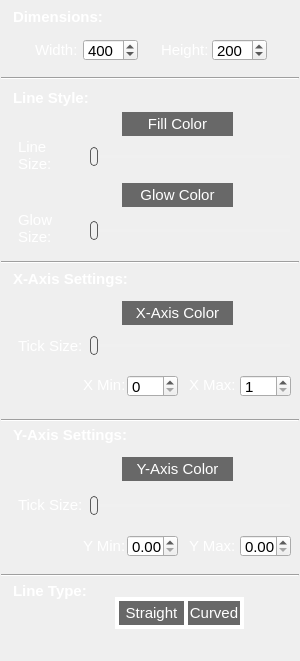
    <widget class="QGroupBox" name="groupBox_LineOverlay">
     <property name="enabled">
      <bool>true</bool>
     </property>
     <property name="geometry">
      <rect>
       <x>10</x>
       <y>50</y>
       <width>300</width>
       <height>661</height>
      </rect>
     </property>
     <property name="font">
      <font>
       <pointsize>11</pointsize>
      </font>
     </property>
     <property name="styleSheet">
      <string notr="true">QGroupBox{
border:none;
} </string>
     </property>
     <property name="title">
      <string/>
     </property>
     <widget class="QSpinBox" name="spinBox_lineChartWidth">
      <property name="geometry">
       <rect>
        <x>83</x>
        <y>39</y>
        <width>55</width>
        <height>22</height>
       </rect>
      </property>
      <property name="font">
       <font>
        <pointsize>11</pointsize>
       </font>
      </property>
      <property name="maximum">
       <number>1000</number>
      </property>
      <property name="singleStep">
       <number>5</number>
      </property>
      <property name="value">
       <number>400</number>
      </property>
     </widget>
     <widget class="QSpinBox" name="spinBox_lineChartHeight">
      <property name="geometry">
       <rect>
        <x>212</x>
        <y>39</y>
        <width>55</width>
        <height>22</height>
       </rect>
      </property>
      <property name="font">
       <font>
        <pointsize>11</pointsize>
       </font>
      </property>
      <property name="maximum">
       <number>1000</number>
      </property>
      <property name="singleStep">
       <number>5</number>
      </property>
      <property name="value">
       <number>200</number>
      </property>
     </widget>
     <widget class="QLabel" name="label_chartW">
      <property name="geometry">
       <rect>
        <x>35</x>
        <y>38</y>
        <width>47</width>
        <height>24</height>
       </rect>
      </property>
      <property name="font">
       <font>
        <pointsize>11</pointsize>
       </font>
      </property>
      <property name="styleSheet">
       <string notr="true">QLabel {color:white;}</string>
      </property>
      <property name="text">
       <string>Width:</string>
      </property>
     </widget>
     <widget class="QLabel" name="label_chartH">
      <property name="geometry">
       <rect>
        <x>161</x>
        <y>38</y>
        <width>47</width>
        <height>24</height>
       </rect>
      </property>
      <property name="font">
       <font>
        <pointsize>11</pointsize>
       </font>
      </property>
      <property name="styleSheet">
       <string notr="true">QLabel {color:white;}</string>
      </property>
      <property name="text">
       <string>Height:</string>
      </property>
     </widget>
     <widget class="QSlider" name="horizontalSlider_xTicks">
      <property name="geometry">
       <rect>
        <x>90</x>
        <y>335</y>
        <width>200</width>
        <height>20</height>
       </rect>
      </property>
      <property name="font">
       <font>
        <pointsize>11</pointsize>
       </font>
      </property>
      <property name="styleSheet">
       <string notr="true">QSlider::groove:horizontal {
	background-color: rgb(240,240,240);
	height:3px;
}

QSlider::handle:horizontal {
	background-color: rgb(240,240,240);
    border: 1px solid #5c5c5c;
    width: 6px;
    height: 8px;
	margin: -8px 0;
    border-radius: 4px;
}</string>
      </property>
      <property name="minimum">
       <number>1</number>
      </property>
      <property name="maximum">
       <number>15</number>
      </property>
      <property name="pageStep">
       <number>1</number>
      </property>
      <property name="value">
       <number>1</number>
      </property>
      <property name="orientation">
       <enum>Qt::Horizontal</enum>
      </property>
     </widget>
     <widget class="QLabel" name="label_xTicks">
      <property name="geometry">
       <rect>
        <x>18</x>
        <y>336</y>
        <width>65</width>
        <height>20</height>
       </rect>
      </property>
      <property name="font">
       <font>
        <pointsize>11</pointsize>
       </font>
      </property>
      <property name="styleSheet">
       <string notr="true">QLabel {color:white;}</string>
      </property>
      <property name="text">
       <string>Tick Size:</string>
      </property>
      <property name="wordWrap">
       <bool>true</bool>
      </property>
     </widget>
     <widget class="QPushButton" name="pushButton_lineColor">
      <property name="geometry">
       <rect>
        <x>122</x>
        <y>112</y>
        <width>111</width>
        <height>24</height>
       </rect>
      </property>
      <property name="font">
       <font>
        <pointsize>11</pointsize>
       </font>
      </property>
      <property name="styleSheet">
       <string notr="true">QPushButton#pushButton_lineColor {
	color: white;
    background-color:  rgb(104, 104, 104);
    border-style: none;
    border-width: 2px;
    border-color: rgb(104, 104, 104);
}
QPushButton#pushButton_lineColor:pressed {
    background-color: rgb(50, 50, 50);
    border-style: inset;
}</string>
      </property>
      <property name="text">
       <string>Fill Color</string>
      </property>
     </widget>
     <widget class="QPushButton" name="pushButton_lineGlowColor">
      <property name="geometry">
       <rect>
        <x>122</x>
        <y>183</y>
        <width>111</width>
        <height>24</height>
       </rect>
      </property>
      <property name="font">
       <font>
        <pointsize>11</pointsize>
       </font>
      </property>
      <property name="styleSheet">
       <string notr="true">QPushButton#pushButton_lineGlowColor {
	color: white;
    background-color:  rgb(104, 104, 104);
    border-style: none;
    border-width: 2px;
    border-color: rgb(104, 104, 104);
}
QPushButton#pushButton_lineGlowColor:pressed {
    background-color: rgb(50, 50, 50);
    border-style: inset;
}</string>
      </property>
      <property name="text">
       <string>Glow Color</string>
      </property>
      <property name="default">
       <bool>false</bool>
      </property>
     </widget>
     <widget class="QPushButton" name="pushButton_lineXColor">
      <property name="geometry">
       <rect>
        <x>122</x>
        <y>301</y>
        <width>111</width>
        <height>24</height>
       </rect>
      </property>
      <property name="font">
       <font>
        <pointsize>11</pointsize>
       </font>
      </property>
      <property name="styleSheet">
       <string notr="true">QPushButton#pushButton_lineXColor {
	color: white;
    background-color:  rgb(104, 104, 104);
    border-style: none;
    border-width: 2px;
    border-color: rgb(104, 104, 104);
}
QPushButton#pushButton_lineXColor:pressed {
    background-color: rgb(50, 50, 50);
    border-style: inset;
}</string>
      </property>
      <property name="text">
       <string>X-Axis Color</string>
      </property>
     </widget>
     <widget class="QPushButton" name="pushButton_lineYColor">
      <property name="geometry">
       <rect>
        <x>122</x>
        <y>457</y>
        <width>111</width>
        <height>24</height>
       </rect>
      </property>
      <property name="font">
       <font>
        <pointsize>11</pointsize>
       </font>
      </property>
      <property name="styleSheet">
       <string notr="true">QPushButton#pushButton_lineYColor {
	color: white;
    background-color:  rgb(104, 104, 104);
    border-style: none;
    border-width: 2px;
    border-color: rgb(104, 104, 104);
}
QPushButton#pushButton_lineYColor:pressed {
    background-color: rgb(50, 50, 50);
    border-style: inset;
}</string>
      </property>
      <property name="text">
       <string>Y-Axis Color</string>
      </property>
     </widget>
     <widget class="QLabel" name="label_lineThick">
      <property name="geometry">
       <rect>
        <x>18</x>
        <y>135</y>
        <width>62</width>
        <height>41</height>
       </rect>
      </property>
      <property name="font">
       <font>
        <pointsize>11</pointsize>
       </font>
      </property>
      <property name="styleSheet">
       <string notr="true">QLabel {color:white;}</string>
      </property>
      <property name="text">
       <string>Line Size:</string>
      </property>
      <property name="wordWrap">
       <bool>true</bool>
      </property>
     </widget>
     <widget class="QSlider" name="horizontalSlider_lineThick">
      <property name="geometry">
       <rect>
        <x>90</x>
        <y>146</y>
        <width>200</width>
        <height>20</height>
       </rect>
      </property>
      <property name="font">
       <font>
        <pointsize>11</pointsize>
       </font>
      </property>
      <property name="styleSheet">
       <string notr="true">QSlider::groove:horizontal {
	background-color: rgb(240,240,240);
	height:3px;
}

QSlider::handle:horizontal {
	background-color: rgb(240,240,240);
    border: 1px solid #5c5c5c;
    width: 6px;
    height: 8px;
	margin: -8px 0;
    border-radius: 4px;
}</string>
      </property>
      <property name="minimum">
       <number>1</number>
      </property>
      <property name="maximum">
       <number>50</number>
      </property>
      <property name="value">
       <number>1</number>
      </property>
      <property name="orientation">
       <enum>Qt::Horizontal</enum>
      </property>
     </widget>
     <widget class="QSlider" name="horizontalSlider_lineGlowThick">
      <property name="geometry">
       <rect>
        <x>90</x>
        <y>220</y>
        <width>200</width>
        <height>20</height>
       </rect>
      </property>
      <property name="font">
       <font>
        <pointsize>11</pointsize>
       </font>
      </property>
      <property name="styleSheet">
       <string notr="true">QSlider::groove:horizontal {
	background-color: rgb(240,240,240);
	height:3px;
}

QSlider::handle:horizontal {
	background-color: rgb(240,240,240);
    border: 1px solid #5c5c5c;
    width: 6px;
    height: 8px;
	margin: -8px 0;
    border-radius: 4px;
}</string>
      </property>
      <property name="minimum">
       <number>1</number>
      </property>
      <property name="maximum">
       <number>50</number>
      </property>
      <property name="value">
       <number>1</number>
      </property>
      <property name="orientation">
       <enum>Qt::Horizontal</enum>
      </property>
     </widget>
     <widget class="QLabel" name="label_glowThick">
      <property name="geometry">
       <rect>
        <x>18</x>
        <y>208</y>
        <width>68</width>
        <height>41</height>
       </rect>
      </property>
      <property name="font">
       <font>
        <pointsize>11</pointsize>
       </font>
      </property>
      <property name="styleSheet">
       <string notr="true">QLabel {color:white;}</string>
      </property>
      <property name="text">
       <string>Glow Size:</string>
      </property>
      <property name="wordWrap">
       <bool>true</bool>
      </property>
     </widget>
     <widget class="QLabel" name="label_yTicks">
      <property name="geometry">
       <rect>
        <x>18</x>
        <y>495</y>
        <width>65</width>
        <height>20</height>
       </rect>
      </property>
      <property name="font">
       <font>
        <pointsize>11</pointsize>
       </font>
      </property>
      <property name="styleSheet">
       <string notr="true">QLabel {color:white;}</string>
      </property>
      <property name="text">
       <string>Tick Size:</string>
      </property>
      <property name="wordWrap">
       <bool>true</bool>
      </property>
     </widget>
     <widget class="QSlider" name="horizontalSlider_yTicks">
      <property name="geometry">
       <rect>
        <x>90</x>
        <y>495</y>
        <width>200</width>
        <height>20</height>
       </rect>
      </property>
      <property name="font">
       <font>
        <pointsize>11</pointsize>
       </font>
      </property>
      <property name="styleSheet">
       <string notr="true">QSlider::groove:horizontal {
	background-color: rgb(240,240,240);
	height:3px;
}

QSlider::handle:horizontal {
	background-color: rgb(240,240,240);
    border: 1px solid #5c5c5c;
    width: 6px;
    height: 8px;
	margin: -8px 0;
    border-radius: 4px;
}</string>
      </property>
      <property name="minimum">
       <number>1</number>
      </property>
      <property name="maximum">
       <number>50</number>
      </property>
      <property name="value">
       <number>1</number>
      </property>
      <property name="orientation">
       <enum>Qt::Horizontal</enum>
      </property>
     </widget>
     <widget class="QLabel" name="label_xMax">
      <property name="geometry">
       <rect>
        <x>189</x>
        <y>375</y>
        <width>47</width>
        <height>20</height>
       </rect>
      </property>
      <property name="font">
       <font>
        <pointsize>11</pointsize>
       </font>
      </property>
      <property name="styleSheet">
       <string notr="true">QLabel {color:white;}</string>
      </property>
      <property name="text">
       <string>X Max:</string>
      </property>
     </widget>
     <widget class="QSpinBox" name="spinBox_xMax">
      <property name="geometry">
       <rect>
        <x>240</x>
        <y>375</y>
        <width>51</width>
        <height>22</height>
       </rect>
      </property>
      <property name="font">
       <font>
        <pointsize>11</pointsize>
       </font>
      </property>
      <property name="minimum">
       <number>1</number>
      </property>
      <property name="maximum">
       <number>1000</number>
      </property>
      <property name="singleStep">
       <number>1</number>
      </property>
      <property name="value">
       <number>1</number>
      </property>
     </widget>
     <widget class="QSpinBox" name="spinBox_xMin">
      <property name="geometry">
       <rect>
        <x>127</x>
        <y>375</y>
        <width>51</width>
        <height>22</height>
       </rect>
      </property>
      <property name="font">
       <font>
        <pointsize>11</pointsize>
       </font>
      </property>
      <property name="maximum">
       <number>1000</number>
      </property>
      <property name="singleStep">
       <number>1</number>
      </property>
      <property name="value">
       <number>0</number>
      </property>
     </widget>
     <widget class="QLabel" name="label_xMin">
      <property name="geometry">
       <rect>
        <x>83</x>
        <y>375</y>
        <width>47</width>
        <height>20</height>
       </rect>
      </property>
      <property name="font">
       <font>
        <pointsize>11</pointsize>
       </font>
      </property>
      <property name="styleSheet">
       <string notr="true">QLabel {color:white;}</string>
      </property>
      <property name="text">
       <string>X Min:</string>
      </property>
     </widget>
     <widget class="QDoubleSpinBox" name="doubleSpinBox_yMin">
      <property name="geometry">
       <rect>
        <x>127</x>
        <y>535</y>
        <width>51</width>
        <height>22</height>
       </rect>
      </property>
      <property name="font">
       <font>
        <pointsize>11</pointsize>
       </font>
      </property>
      <property name="maximum">
       <double>9999999999999999583119736832.000000000000000</double>
      </property>
     </widget>
     <widget class="QLabel" name="label_yMin">
      <property name="geometry">
       <rect>
        <x>83</x>
        <y>536</y>
        <width>47</width>
        <height>20</height>
       </rect>
      </property>
      <property name="font">
       <font>
        <pointsize>11</pointsize>
       </font>
      </property>
      <property name="styleSheet">
       <string notr="true">QLabel {color:white;}</string>
      </property>
      <property name="text">
       <string>Y Min:</string>
      </property>
     </widget>
     <widget class="QLabel" name="label_yMax">
      <property name="geometry">
       <rect>
        <x>189</x>
        <y>536</y>
        <width>47</width>
        <height>20</height>
       </rect>
      </property>
      <property name="font">
       <font>
        <pointsize>11</pointsize>
       </font>
      </property>
      <property name="styleSheet">
       <string notr="true">QLabel {color:white;}</string>
      </property>
      <property name="text">
       <string>Y Max:</string>
      </property>
     </widget>
     <widget class="QDoubleSpinBox" name="doubleSpinBox_yMax">
      <property name="geometry">
       <rect>
        <x>240</x>
        <y>535</y>
        <width>51</width>
        <height>22</height>
       </rect>
      </property>
      <property name="font">
       <font>
        <pointsize>11</pointsize>
       </font>
      </property>
      <property name="maximum">
       <double>9999999999999999583119736832.000000000000000</double>
      </property>
     </widget>
     <widget class="Line" name="line_5">
      <property name="geometry">
       <rect>
        <x>1</x>
        <y>70</y>
        <width>298</width>
        <height>16</height>
       </rect>
      </property>
      <property name="font">
       <font>
        <pointsize>11</pointsize>
       </font>
      </property>
      <property name="orientation">
       <enum>Qt::Horizontal</enum>
      </property>
     </widget>
     <widget class="Line" name="line_6">
      <property name="geometry">
       <rect>
        <x>1</x>
        <y>254</y>
        <width>298</width>
        <height>16</height>
       </rect>
      </property>
      <property name="font">
       <font>
        <pointsize>11</pointsize>
       </font>
      </property>
      <property name="orientation">
       <enum>Qt::Horizontal</enum>
      </property>
     </widget>
     <widget class="Line" name="line_7">
      <property name="geometry">
       <rect>
        <x>1</x>
        <y>412</y>
        <width>298</width>
        <height>16</height>
       </rect>
      </property>
      <property name="font">
       <font>
        <pointsize>11</pointsize>
       </font>
      </property>
      <property name="orientation">
       <enum>Qt::Horizontal</enum>
      </property>
     </widget>
     <widget class="QLabel" name="label_lineColor">
      <property name="geometry">
       <rect>
        <x>122</x>
        <y>136</y>
        <width>111</width>
        <height>6</height>
       </rect>
      </property>
      <property name="font">
       <font>
        <pointsize>11</pointsize>
       </font>
      </property>
      <property name="text">
       <string/>
      </property>
     </widget>
     <widget class="QLabel" name="label_lineGlowColor">
      <property name="geometry">
       <rect>
        <x>122</x>
        <y>207</y>
        <width>111</width>
        <height>6</height>
       </rect>
      </property>
      <property name="font">
       <font>
        <pointsize>11</pointsize>
       </font>
      </property>
      <property name="text">
       <string/>
      </property>
     </widget>
     <widget class="QLabel" name="label_lineXColor">
      <property name="geometry">
       <rect>
        <x>122</x>
        <y>325</y>
        <width>111</width>
        <height>6</height>
       </rect>
      </property>
      <property name="font">
       <font>
        <pointsize>11</pointsize>
       </font>
      </property>
      <property name="text">
       <string/>
      </property>
     </widget>
     <widget class="QLabel" name="label_lineYColor">
      <property name="geometry">
       <rect>
        <x>122</x>
        <y>481</y>
        <width>111</width>
        <height>6</height>
       </rect>
      </property>
      <property name="font">
       <font>
        <pointsize>11</pointsize>
       </font>
      </property>
      <property name="text">
       <string/>
      </property>
     </widget>
     <widget class="QLabel" name="label_lineSpline">
      <property name="geometry">
       <rect>
        <x>184</x>
        <y>597</y>
        <width>60</width>
        <height>32</height>
       </rect>
      </property>
      <property name="font">
       <font>
        <pointsize>11</pointsize>
       </font>
      </property>
      <property name="styleSheet">
       <string notr="true">QLabel { background-color : white; }</string>
      </property>
      <property name="text">
       <string/>
      </property>
     </widget>
     <widget class="QLabel" name="label_lineLine">
      <property name="geometry">
       <rect>
        <x>115</x>
        <y>597</y>
        <width>72</width>
        <height>32</height>
       </rect>
      </property>
      <property name="font">
       <font>
        <pointsize>11</pointsize>
       </font>
      </property>
      <property name="styleSheet">
       <string notr="true">QLabel { background-color : white; }</string>
      </property>
      <property name="text">
       <string/>
      </property>
     </widget>
     <widget class="QPushButton" name="pushButton_lineLine">
      <property name="geometry">
       <rect>
        <x>119</x>
        <y>601</y>
        <width>65</width>
        <height>24</height>
       </rect>
      </property>
      <property name="font">
       <font>
        <pointsize>11</pointsize>
       </font>
      </property>
      <property name="mouseTracking">
       <bool>false</bool>
      </property>
      <property name="autoFillBackground">
       <bool>false</bool>
      </property>
      <property name="styleSheet">
       <string notr="true">QPushButton#pushButton_lineLine {
	color: white;
    background-color:  rgb(104, 104, 104);
    border-style: none;
    border-width: 2px;
    border-color: rgb(104, 104, 104);
}
QPushButton#pushButton_lineLine:pressed {
    background-color: rgb(50, 50, 50);
    border-style: inset;
}</string>
      </property>
      <property name="text">
       <string>Straight</string>
      </property>
      <property name="autoDefault">
       <bool>false</bool>
      </property>
      <property name="flat">
       <bool>true</bool>
      </property>
     </widget>
     <widget class="QPushButton" name="pushButton_lineSpline">
      <property name="geometry">
       <rect>
        <x>188</x>
        <y>601</y>
        <width>52</width>
        <height>24</height>
       </rect>
      </property>
      <property name="font">
       <font>
        <pointsize>11</pointsize>
       </font>
      </property>
      <property name="autoFillBackground">
       <bool>false</bool>
      </property>
      <property name="styleSheet">
       <string notr="true">QPushButton#pushButton_lineSpline {
	color: white;
    background-color:  rgb(104, 104, 104);
    border-style: none;
    border-width: 2px;
    border-color: rgb(104, 104, 104);
}
QPushButton#pushButton_lineSpline:pressed {
    background-color: rgb(50, 50, 50);
    border-style: inset;
}</string>
      </property>
      <property name="text">
       <string>Curved</string>
      </property>
      <property name="flat">
       <bool>true</bool>
      </property>
     </widget>
     <widget class="Line" name="line_16">
      <property name="geometry">
       <rect>
        <x>1</x>
        <y>567</y>
        <width>298</width>
        <height>16</height>
       </rect>
      </property>
      <property name="font">
       <font>
        <pointsize>11</pointsize>
       </font>
      </property>
      <property name="orientation">
       <enum>Qt::Horizontal</enum>
      </property>
     </widget>
     <widget class="QLabel" name="label_13">
      <property name="geometry">
       <rect>
        <x>13</x>
        <y>88</y>
        <width>80</width>
        <height>20</height>
       </rect>
      </property>
      <property name="font">
       <font>
        <pointsize>11</pointsize>
        <weight>75</weight>
        <bold>true</bold>
       </font>
      </property>
      <property name="styleSheet">
       <string notr="true">QLabel {color:white;}</string>
      </property>
      <property name="text">
       <string>Line Style:</string>
      </property>
      <property name="wordWrap">
       <bool>true</bool>
      </property>
     </widget>
     <widget class="QLabel" name="label_16">
      <property name="geometry">
       <rect>
        <x>13</x>
        <y>269</y>
        <width>122</width>
        <height>20</height>
       </rect>
      </property>
      <property name="font">
       <font>
        <pointsize>11</pointsize>
        <weight>75</weight>
        <bold>true</bold>
       </font>
      </property>
      <property name="styleSheet">
       <string notr="true">QLabel {color:white;}</string>
      </property>
      <property name="text">
       <string>X-Axis Settings:</string>
      </property>
      <property name="wordWrap">
       <bool>true</bool>
      </property>
     </widget>
     <widget class="QLabel" name="label_17">
      <property name="geometry">
       <rect>
        <x>13</x>
        <y>425</y>
        <width>122</width>
        <height>20</height>
       </rect>
      </property>
      <property name="font">
       <font>
        <pointsize>11</pointsize>
        <weight>75</weight>
        <bold>true</bold>
       </font>
      </property>
      <property name="styleSheet">
       <string notr="true">QLabel {color:white;}</string>
      </property>
      <property name="text">
       <string>Y-Axis Settings:</string>
      </property>
      <property name="wordWrap">
       <bool>true</bool>
      </property>
     </widget>
     <widget class="QLabel" name="label_18">
      <property name="geometry">
       <rect>
        <x>13</x>
        <y>581</y>
        <width>151</width>
        <height>20</height>
       </rect>
      </property>
      <property name="font">
       <font>
        <pointsize>11</pointsize>
        <weight>75</weight>
        <bold>true</bold>
       </font>
      </property>
      <property name="styleSheet">
       <string notr="true">QLabel {color:white;}</string>
      </property>
      <property name="text">
       <string>Line Type:</string>
      </property>
      <property name="wordWrap">
       <bool>true</bool>
      </property>
     </widget>
     <widget class="QLabel" name="label_19">
      <property name="geometry">
       <rect>
        <x>13</x>
        <y>7</y>
        <width>111</width>
        <height>20</height>
       </rect>
      </property>
      <property name="font">
       <font>
        <pointsize>11</pointsize>
        <weight>75</weight>
        <bold>true</bold>
       </font>
      </property>
      <property name="styleSheet">
       <string notr="true">QLabel {color:white;}</string>
      </property>
      <property name="text">
       <string>Dimensions:</string>
      </property>
      <property name="wordWrap">
       <bool>true</bool>
      </property>
     </widget>
    </widget>
